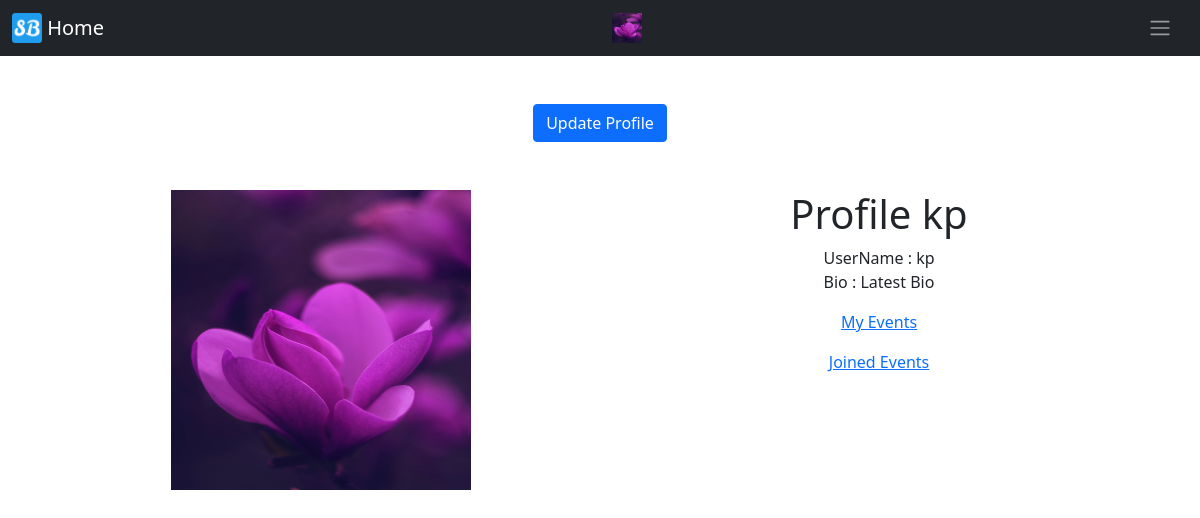
The page /createUser/viewProfile/ (signed in) on the database its author committed.
### registration/models.py (models this page shows)
class UserProfile(models.Model):
    user = models.OneToOneField(User, on_delete=CASCADE, blank=False)
    bio = models.TextField()
    profile_pic = models.ImageField(null=True, blank=True)
    friends_list = models.ManyToManyField(
        User, related_name='friends_list', blank=True)

### registration/views.py (the view)
# urls.py: path('viewProfile/', profile_view, name='View User Profile'),
def profile_view(request):
    if not request.user.is_authenticated:
        return redirect('login')
    return render(request, "registration/view_profile.html", {"userprofile": UserProfile.objects.get(user=request.user)})

### SportsBuddyApp/templates/registration/view_profile.html
{% extends "base.html" %}
{% block content%}
<html>
<div class="container-fluid">
    <div class="row justify-content-center my-5 text-center">
        <div>
            <a class="btn btn-primary" href="/createUser/{{userprofile.id}}/update" role="button">Update Profile</a>
        </div>
    </div>
     <div class="row justify-content-center">
        <div class="col-sm-6 text-center">
        <img src="/static/images/{{userprofile.profile_pic}}" width="300" height="300" class="d-inline-block align-top" alt="">
        </div>
        <div class="col-sm-6 text-center">
        <h1>
        Profile {{userprofile.user}}
    </h1>
    <p>
        UserName : {{userprofile.user}}<br/>
        Bio : {{userprofile.bio}}
    </p>
    <p>
    <a href= "{%url 'home:my_events'%}">My Events</a>
</p>
<p>
    <a href= "{%url 'home:joined_events'%}">Joined Events</a>
</p>
        </div>
</div>
</div>
</html>
{% endblock %}

### SportsBuddyApp/templates/base.html (shortened to what this page needs)
<html>
    <head>
       {% load static %}
    <link href="https://cdn.jsdelivr.net/npm/bootstrap@5.0.1/dist/css/bootstrap.min.css" rel="stylesheet">
    <link rel="stylesheet" href=" {% static 'font-awesome/css/font-awesome.min.css' %} ">
    </head>
    <body>
    <div class="navbar navbar-expand-md navbar-dark bg-dark" >
      <div class="container">
      <a class="navbar-brand md-auto" href="/home">
      {% load static %}
        <img src="/static/favicon.ico" width="30" height="30" class="d-inline-block align-top" alt="">
        Home
      </a>
      </div>
      <div class="container-fluid">
      <a class="navbar-nav" href="/createUser/viewProfile/">
        {%if not request.user.userprofile.profile_pic%}
        <img src="/static/images/user.png" width="30" height="30" class="d-inline-block align-top" alt="">
        {%else%}
        <img src="/static/images/{{request.user.userprofile.profile_pic}}" width="30" height="30" class="d-inline-block align-top" alt="">
        {%endif%}
      </a>
      <a class="nav-link" id="navbarDropdown" role="button" data-bs-toggle="dropdown">
        <span class="navbar-toggler-icon"></span>
      </a>
      </div>
    </div>
<div class = "container pr-5 ">
    {% block content %}
        {% endblock %}
      </div>
    </body>
</html>

### rows shown on the page
UserProfile: profile_pic (picture), user "kp", bio "Latest Bio"
